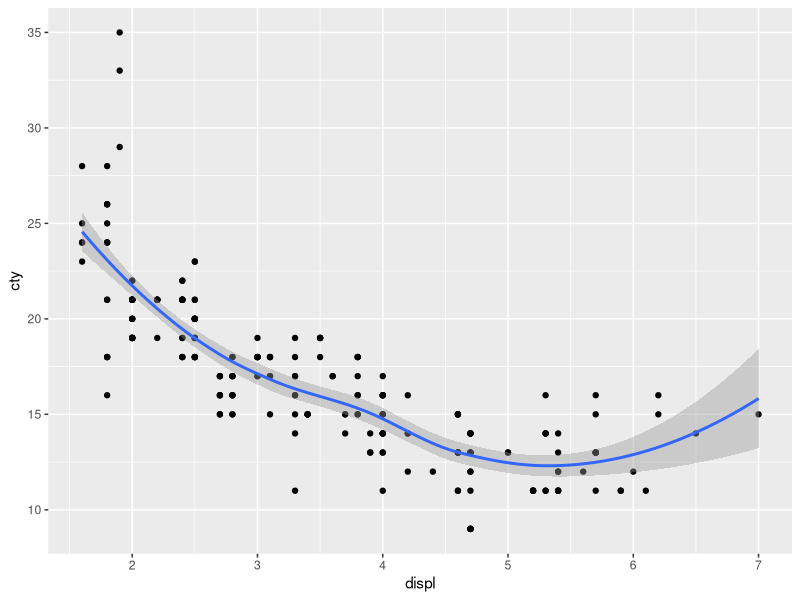
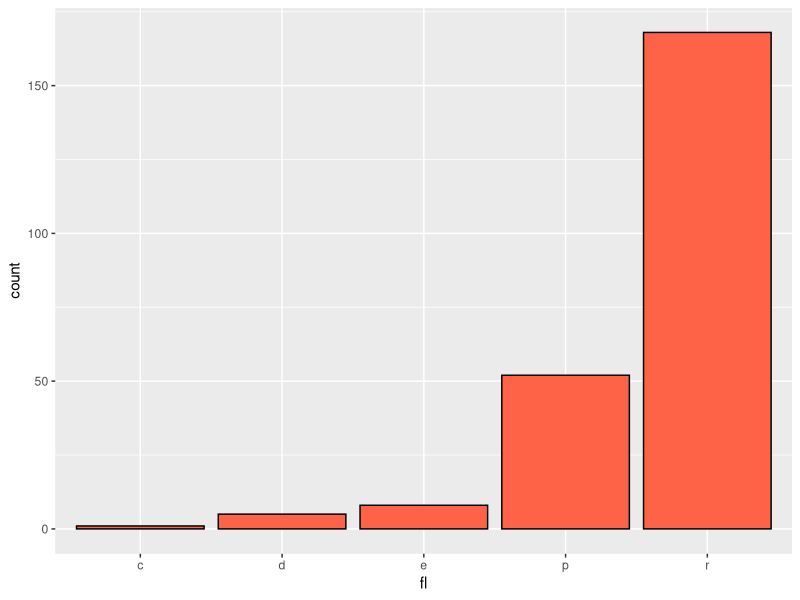
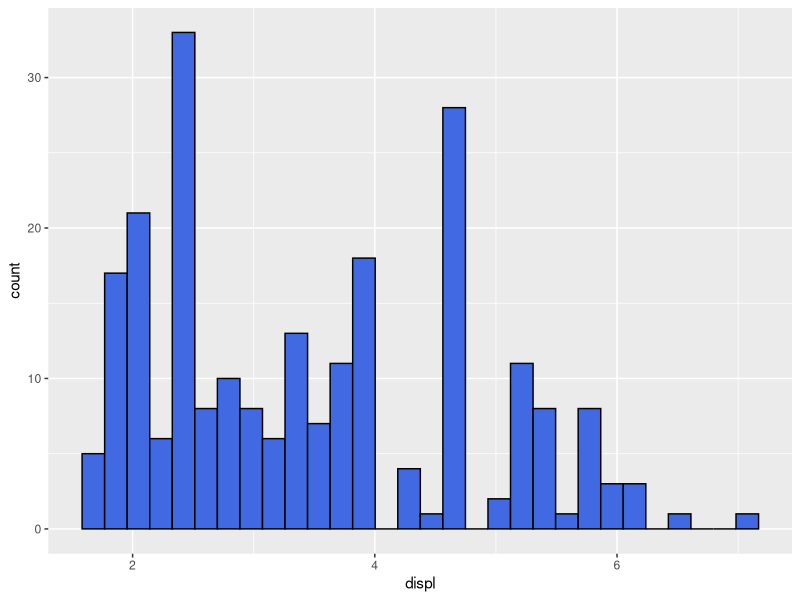
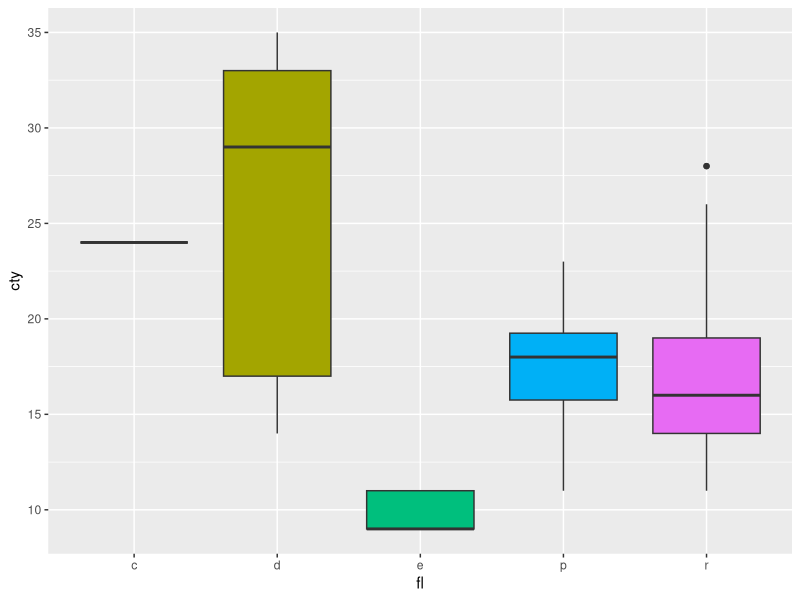
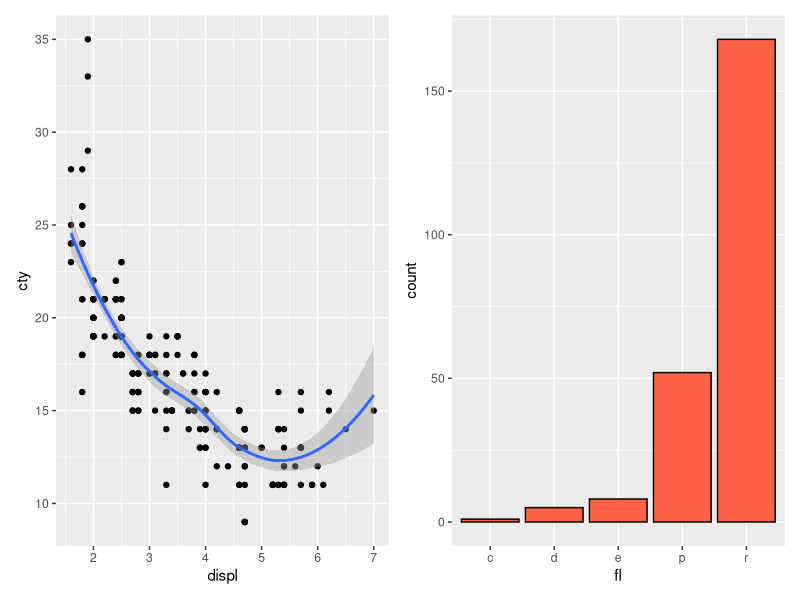
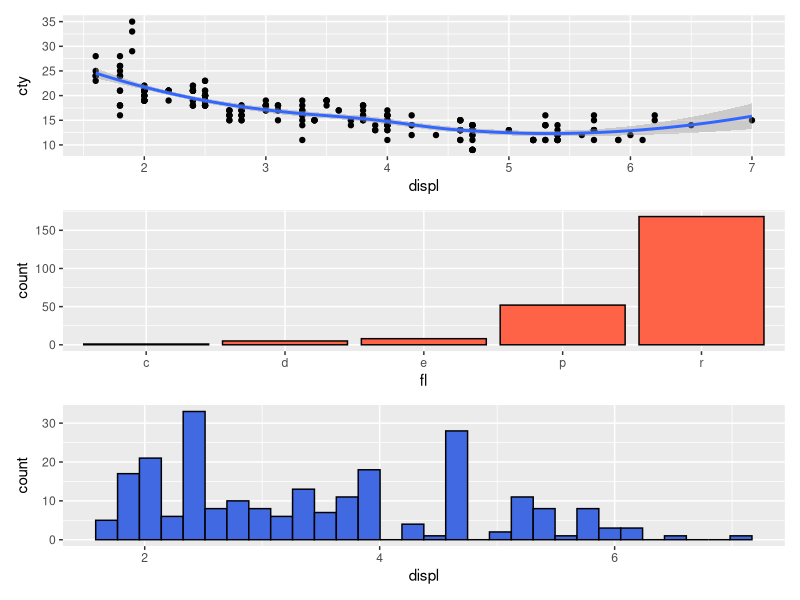
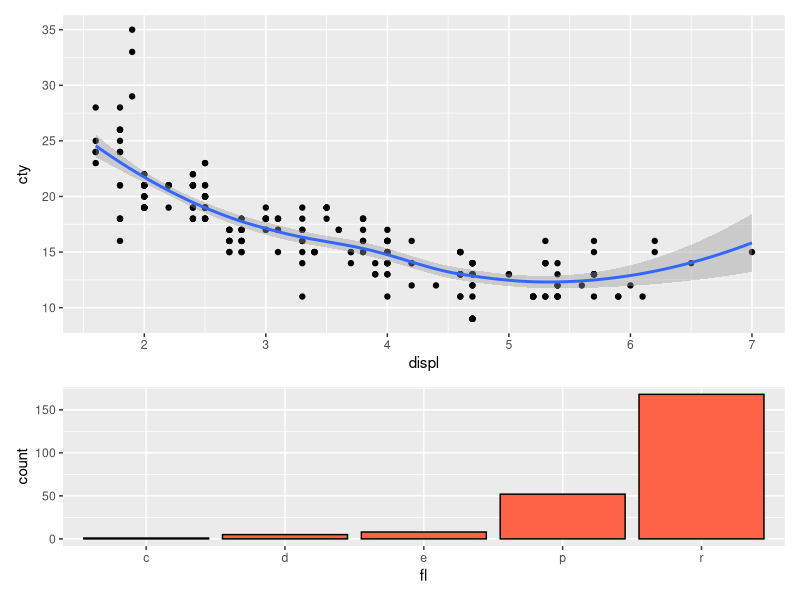
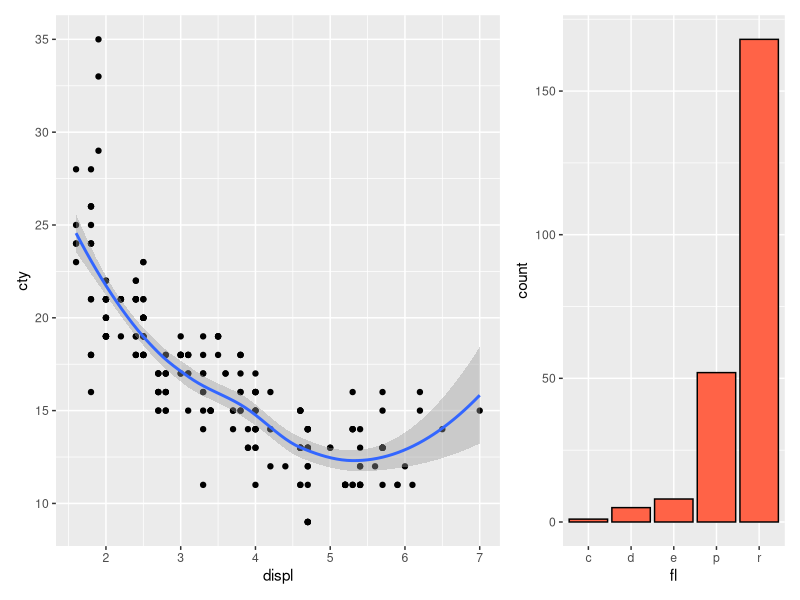

The R script that drew these images, in order:
# Intro to ggplot Part 2
# April 10 2018
# KER

# Preliminaries
library(ggplot2)
library(ggthemes)
library(patchwork) 
library(TeachingDemos)

char2seed("10th Avenue Freeze-Out")

d<-mpg # mpg is a built-in data set

#-------------------------------------------------------------------------------------------------------- 

# Create 4 individual graphs that will be included in one composite plot using patchwork

# First graph
g1<-ggplot(data=d, mapping=aes(x=displ,y=cty)) +
  geom_point() +
  geom_smooth()

print(g1)

# Second graph
g2<-ggplot(data=d,mapping=aes(x=fl,fill=I("tomato"),color=I("black"))) +
  geom_bar(stat="count") +
  theme(legend.position="none") # Gets rid of legend so that it isn't in the way when we patch graphs together

print(g2)

# Third graph
g3<-ggplot(data=d,mapping=aes(x=displ,fill=I("royalblue"),color=I("black"))) + geom_histogram()

print(g3)             

# Fourth graph
g4<-ggplot(data=d,mapping=aes(x=fl,y=cty,fill=fl)) + geom_boxplot() + theme(legend.position="none")

print(g4)

# Patchwork for awesome multipanel graphs

# Place two plots horizontally
g1 + g2

# Place 3 plots vertically (in 1 column)
g1 + g2 + g3 + plot_layout(ncol=1)

# Change relative area of each plot
g1 + g2 + plot_layout(ncol=1,heights=c(2,1)) # Makes 1st plot twice as high as 2nd plot in grid.

g1 + g2 + plot_layout(ncol=2,widths=c(2,1))

# Add a spacer plot (under construction)
g1 + plot_spacer() + g2 # Gives blank space between two plots, but annoying grey background of invisible plot remains

# Set up nested plot
g1 + {
  g2 + {
    g3 +
      g4 +
      plot_layout(ncol=1)
  }
} +
  plot_layout(ncol=1)

# - operator for subtrack placement

g1 + g2 - g3 + plot_layout(ncol=1) # Places graph 3 on it's own row beneath g1 and g2

# / | for very intuitive layouts
(g1 | g2 | g3) / g4

(g1 | g2) / (g3 | g4)

# Swapping axis orientation within a plot
g3a<-g3 + scale_x_reverse()

g3b<- g3 + scale_y_reverse()

g3c<- g3 + scale_x_reverse() + scale_y_reverse()

(g3 | g3a) / (g3b | g3c)

# Switch orientation of coordinates
(g3 + coord_flip() | g3a + coord_flip()) / (g3b + coord_flip() | g3c + coord_flip())

# ggsave for creating and saving plots
ggsave(filename="MyPlot.pdf",plot=g3,width=20,height=20,units="cm",dpi=300)

# Mapping of variables to aesthetics
m1<-ggplot(data=mpg,mapping=aes(x=displ,y=cty,color=class)) + geom_point() # displ, cty, and class are variables that we are mapping to specific aesthetic parameters)

print(m1)

# Limited to 6 different point shapes
m1<-ggplot(data=mpg,mapping=aes(x=displ,y=cty,shape=class)) + geom_point() 
print(m1)

# Mapping of a discrete variable to point size
m1<-ggplot(data=mpg,mapping=aes(x=displ,y=cty,size=class)) + geom_point()
print(m1)

# Mapping of a continuous variable to point size
m1<-ggplot(data=mpg,mapping=aes(x=displ,y=cty,size=hwy)) + geom_point()
print(m1)

# Map a continuous variable onto color
m1<-ggplot(data=mpg,mapping=aes(x=displ,y=cty,color=hwy)) + geom_point() 
print(m1)

# Map two variables to two different aesthetics
m1<-ggplot(data=mpg,mapping=aes(x=displ,y=cty,shape=class,color=hwy)) + geom_point() # Essentially brings in 4 aspects of the data into 1 graph... Probably not advised.

# Map three variables to two different aesthetics
m1<-ggplot(data=mpg,mapping=aes(x=displ,y=cty,shape=drv,color=fl,size=hwy)) + geom_point()
print(m1)

# Mapping a variavle to the same aesthetic for two different geoms
m1<-ggplot(data=mpg,mapping=aes(x=displ,y=cty,color=drv)) + geom_point() + geom_smooth(method="lm")
print(m1)

# Faceting for better visulation in a set of related plots
m1<-ggplot(data=mpg,mapping=aes(x=displ,y=cty)) +
    geom_point() +
    theme_fivethirtyeight()

print(m1)

m1 + facet_grid(class~fl) # Shows the cty~displ relationship for each combination of fl and class. Class = individual rows, fl = columns, subsets data for each graph

m1 + facet_grid(class~fl,scales="free_y") # Allows scale of y axis to change for each row in the grid; shows spread of data but makes comparisons harder

# Facet on only a single variable (subgroups based on 1 variable)
m1 + facet_grid(.~class) # "." indicates that you don't want to facet along the rows
m1 + facet_grid(class~.)

# Use facet_wrap for unordered graphs
m1 + facet_wrap(~class) # Looks better than stretched out graphs stacked in columns or rows

# Combine variables in a facet wrap
m1 + facet_wrap(~class + fl)

m1 + facet_wrap(~class + fl, drop=FALSE) # Included the variable combinations that are empty

# Use facet in combination with aesthetics
m1<-ggplot(data=mpg,mapping=aes(x=displ,y=cty,color=drv)) + geom_point()

m1 + facet_wrap(~class) # Maintains the drv color classification in each facet panel

m1<-ggplot(data=mpg,mapping=aes(x=displ,y=cty,color=drv)) + geom_smooth(method="lm",se=FALSE) # Removes confidence intervals
m1 + facet_grid(.~class)

# Fitting with boxplots over a continous variable
m1<-ggplot(data=mpg,mapping=aes(x=displ,y=cty)) + geom_boxplot()
m1 + facet_grid(.~class)
